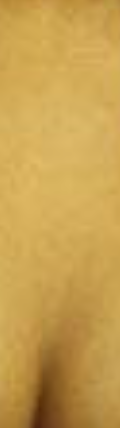
#> input picture tp1/skin/0.png, 120 x 428 px; the run also reads 2 pictures not shown here
$ jupyter execute 'TP1 CV.ipynb'   (shell and % lines are left out)   (Python 2 division)
#> lines starting #> are read from the running program, lines starting #| are printed output that depends on the picture
# Vision par ordinateur - TP1

## 3. Détection de peau

### 3.2. Construction d'une base d'exemples peau - non-peau

On crée une base d'images, dont voici un extrait.

[cell 1]
import cv2
import numpy as np

import os

from IPython.display import Image, display

import matplotlib.pyplot as plt


def get_images(directory):
    result = []
    for f in os.listdir(directory):
        if f.endswith(".jpg") or f.endswith(".png"):
            result.append(directory + "/" + f)

    return result

display(Image("skin/01.png"))
display(Image("skin/10.png"))
display(Image("notskin/20.png"))
display(Image("notskin/03.png"))

## 3.3 - Une méthode simple

On construit une fonction d'après [Vezhnevets et al] pour classifier un pixel

[cell 2]
def img_skin_naive(img):
    """
    Use simple classifier to detect skin
    """
    skin_ratio = 0
    height, width, depth = img.shape

    for col in img:
        for pixel in col:
            skin_ratio += 1 if is_skin_naive(pixel) else 0

    skin_ratio /= float(height * width)

    return skin_ratio


def is_skin_naive(pixel):
    """
    Simple classifier: return true if the pixel verifies a set of color constraints
    """
    b, g, r = pixel

    return (
        r > 95
        and g > 40
        and b > 20
        and max([r, g, b]) - min([r, g, b]) > 15
        and abs(int(r) - int(g)) > 15
        and r > g
        and r > b
    )

On l'applique sur notre base de donnée d'images

[cell 3]
print "Skin " + "=" * 70

black = "\x1b[0m"

for i in get_images("skin"):
    img = cv2.imread(i)
#> img is the input picture: shape (428, 120, 3); mean B, G, R 80.2, 160.1, 199.9
    result = img_skin_naive(img) * 100
#> the loop in img_skin_naive, `for col in img:` made 428 passes
    color = "\x1b[31m" if result < 80 else "\x1b[32m"
    print color + "{} \t\t {:.02f}%".format(i, result) + black
#| [32mskin/0.png 		 99.25%[0m

print "\nNot Skin " + "=" * 70

for i in get_images("notskin"):
    img = cv2.imread(i)
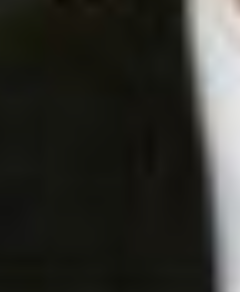
#> input picture tp1/notskin/03.png, 240 x 292 px
#> img is the input picture: shape (292, 240, 3); mean B, G, R 42.3, 47.3, 47
    result = img_skin_naive(img) * 100
    color = "\x1b[32m" if result < 20 else "\x1b[31m"
    print color + "{} \t\t {:0.2f}%".format(i, result) + black
#| [32mnotskin/03.png 		 0.04%[0m

On voit que la méthode n'est pas très précise, avec un certain nombre d'images de peau comptabilisée comme 0% de peau et inversement.

### 3.5. Conversion d'espaces couleurs

On utilise les fonctions `cvtColor` et `calcHist` d'OpenCV pour réaliser des histogrammes de peau dans différents espaces couleurs.

[cell 4]
def getHistogram(directory):
#> called with directory = 'skin'
    imgs = [cv2.cvtColor(cv2.imread(img), cv2.COLOR_BGR2LAB) for img in get_images(directory)]
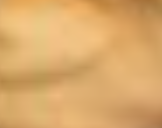
#> input picture tp1/skin/10.png, 162 x 128 px
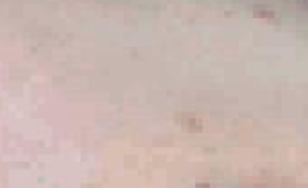
#> input picture tp1/skin/20.png, 308 x 188 px
    return cv2.calcHist(imgs, [1,2], None, [32, 32], [0, 256, 0, 256])

def drawHistogram(hist, title):
#> called with title = 'Histogramme pour image de peau'
    plt.plot(hist)
#> (this line was passed over: IPython is not available in this run)
    plt.xlim([0,32])
#> (this line was passed over: IPython is not available in this run)
    plt.title(title)
#> (this line was passed over: IPython is not available in this run)
    plt.show()

drawHistogram(getHistogram("skin"), "Histogramme pour image de peau")
drawHistogram(getHistogram("notskin"), "Histogramme pour image de peau")

[cell 5]
hist = getHistogram("notskin")
hist[18][20]
#> Out = 0

### 3.6 Détection de la peau dans les images

[cell 6]
I = [[0,0,0,0,0,0,0],
     [0, 240, 240, 2, 240, 240, 0], [0, 240, 240, 2, 240, 240, 0], [0, 2,2,2,2,2, 0], [0, 240, 240, 2, 240, 240, 0],
     [0, 240, 240, 2, 240, 240,0],
     [0,0,0,0,0,0,0]]
h1 = [[0, -1, 0], [-1, 4, -1], [0, -1, 0]]

for x in range(1,6):
    print ""
    for y in range(1,6):
        voisins = [I[x-1][y-1], I[x-1][y], I[x-1][y+1],
                         I[x][y-1], I[x][y], I[x][y+1],
                         I[x+1][y-1], I[x+1][y], I[x+1][y+1]]
        voisins = [p for p in voisins if p > 0.0]
        print np.median(voisins), "\t",
